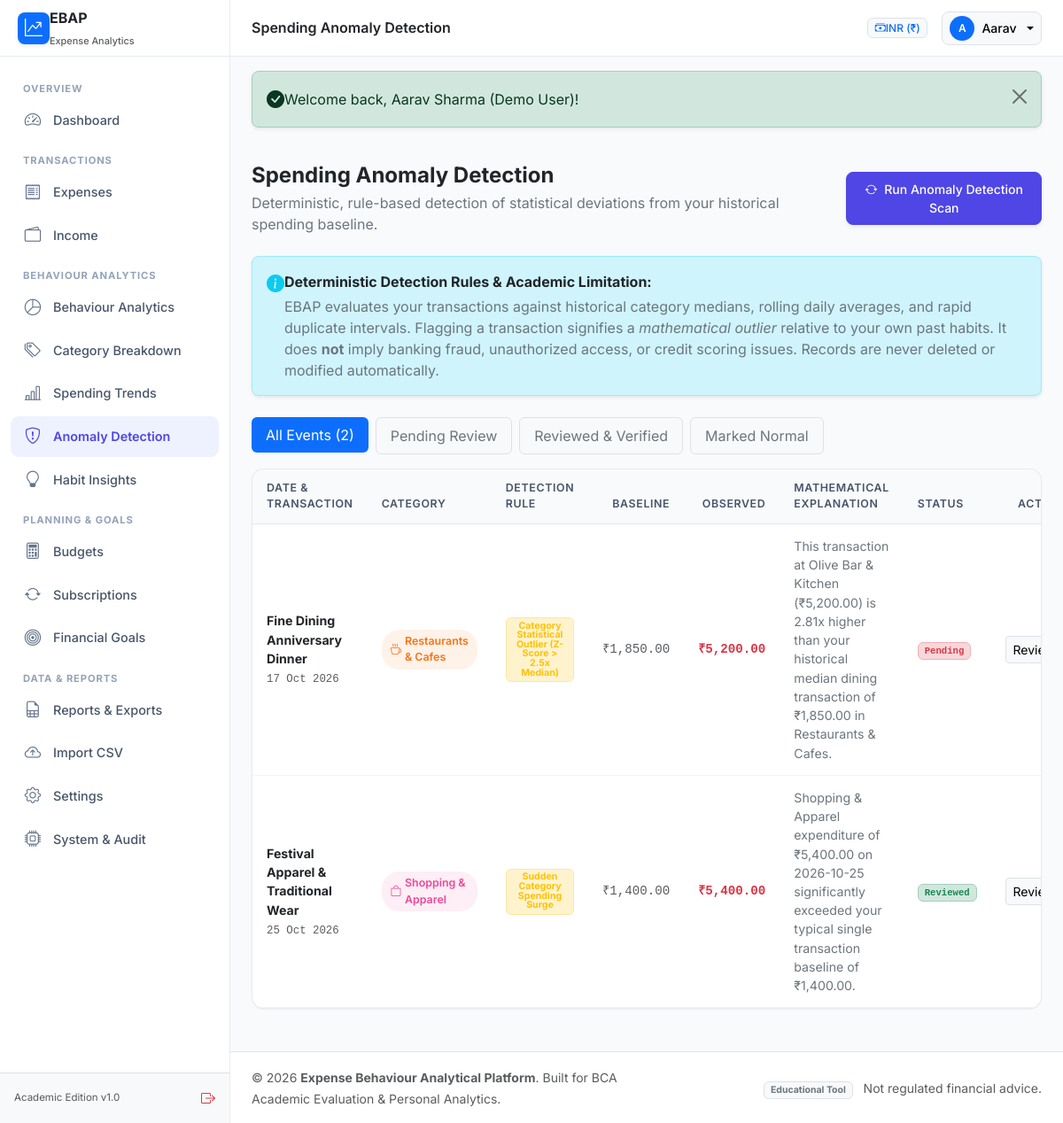
/analytics/anomalies.php (signed in), run on the app's committed database.
### tables this page shows
CREATE TABLE `anomaly_reviews` (
    `id` INT AUTO_INCREMENT PRIMARY KEY,
    `user_id` INT NOT NULL,
    `expense_id` INT NULL,
    `category_id` INT NULL,
    `detection_method` VARCHAR(100) NOT NULL,
    `baseline_value` DECIMAL(12, 2) NOT NULL,
    `observed_value` DECIMAL(12, 2) NOT NULL,
    `explanation` TEXT NOT NULL,
    `review_status` ENUM('pending', 'reviewed', 'dismissed', 'false_positive') NOT NULL DEFAULT 'pending',
    `created_at` TIMESTAMP NOT NULL DEFAULT CURRENT_TIMESTAMP,
    `reviewed_at` TIMESTAMP NULL,
    FOREIGN KEY (`user_id`) REFERENCES `users`(`id`) ON DELETE CASCADE,
    FOREIGN KEY (`expense_id`) REFERENCES `expenses`(`id`) ON DELETE CASCADE,
    FOREIGN KEY (`category_id`) REFERENCES `expense_categories`(`id`) ON DELETE SET NULL,
    INDEX `idx_anom_user_status` (`user_id`, `review_status`)
);

CREATE TABLE `expenses` (
    `id` INT AUTO_INCREMENT PRIMARY KEY,
    `user_id` INT NOT NULL,
    `category_id` INT NOT NULL,
    `title` VARCHAR(200) NOT NULL,
    `amount` DECIMAL(12, 2) NOT NULL,
    `transaction_date` DATE NOT NULL,
    `payment_method` ENUM('Cash', 'UPI', 'Credit Card', 'Debit Card', 'Net Banking', 'Cheque', 'Other') NOT NULL DEFAULT 'UPI',
    `merchant` VARCHAR(150) NULL,
    `description` TEXT NULL,
    `is_recurring` TINYINT(1) NOT NULL DEFAULT 0,
    `recurring_expense_id` INT NULL,
    `import_reference` VARCHAR(100) NULL,
    `created_at` TIMESTAMP NOT NULL DEFAULT CURRENT_TIMESTAMP,
    `updated_at` TIMESTAMP NOT NULL DEFAULT CURRENT_TIMESTAMP ON UPDATE CURRENT_TIMESTAMP,
    FOREIGN KEY (`user_id`) REFERENCES `users`(`id`) ON DELETE CASCADE,
    FOREIGN KEY (`category_id`) REFERENCES `expense_categories`(`id`) ON DELETE RESTRICT,
    INDEX `idx_expenses_user_date` (`user_id`, `transaction_date`),
    INDEX `idx_expenses_user_cat` (`user_id`, `category_id`),
    INDEX `idx_expenses_payment` (`payment_method`),
    INDEX `idx_expenses_recurring` (`is_recurring`)
);

CREATE TABLE `expense_categories` (
    `id` INT AUTO_INCREMENT PRIMARY KEY,
    `user_id` INT NULL,
    `category_name` VARCHAR(100) NOT NULL,
    `category_icon` VARCHAR(50) NOT NULL DEFAULT 'bi-tag',
    `category_color` VARCHAR(20) NOT NULL DEFAULT '#4f46e5',
    `is_essential` TINYINT(1) NOT NULL DEFAULT 0,
    `status` ENUM('active', 'inactive') NOT NULL DEFAULT 'active',
    `created_at` TIMESTAMP NOT NULL DEFAULT CURRENT_TIMESTAMP,
    FOREIGN KEY (`user_id`) REFERENCES `users`(`id`) ON DELETE CASCADE,
    INDEX `idx_expcat_user_status` (`user_id`, `status`),
    INDEX `idx_expcat_essential` (`is_essential`)
);

### includes/functions.php (called while the page is built, shortened)
<?php
require_once __DIR__ . '/../config/app.php';
function e(?string $string): string {
    return htmlspecialchars($string ?? '', ENT_QUOTES, 'UTF-8');
}
function url(string $path = ''): string {
    $path = ltrim($path, '/');
    return APP_URL . ($path ? '/' . $path : '');
}
function formatDate(?string $date, string $format = 'd M Y'): string {
    try {
        $dt = new DateTime($date);
        return $dt->format($format);
    } catch (Exception $e) {
        return htmlspecialchars($date);
    }
}

### config/database.php (called while the page is built, shortened)
<?php
require_once __DIR__ . '/app.php';
class Database {
    private static ?PDO $instance = null;
    private static function loadEnv(): array {
        $envFile = ROOT_PATH . '/.env';
        $env = [];
        return $env;
    }
    public static function getConnection(): PDO {
        if (self::$instance === null) {
            $env = self::loadEnv();
            $host = $env['DB_HOST'] ?? '127.0.0.1';
            $port = $env['DB_PORT'] ?? '3306';
            $dbname = $env['DB_NAME'] ?? 'expense_behaviour_analytics';
            $user = $env['DB_USER'] ?? 'root';
            $pass = $env['DB_PASS'] ?? '';
            $charset = 'utf8mb4';
            $dsn = "mysql:host={$host};port={$port};dbname={$dbname};charset={$charset}";
            $options = [
                PDO::ATTR_ERRMODE            => PDO::ERRMODE_EXCEPTION,
                PDO::ATTR_DEFAULT_FETCH_MODE => PDO::FETCH_ASSOC,
                PDO::ATTR_EMULATE_PREPARES   => false,
                PDO::MYSQL_ATTR_INIT_COMMAND => "SET NAMES {$charset} COLLATE utf8mb4_unicode_ci"
            ];
            try {
                self::$instance = new PDO($dsn, $user, $pass, $options);
            } catch (PDOException $e) {
                error_log("Database connection error: " . $e->getMessage());
                die("
                    <div style='font-family: system-ui, sans-serif; max-width: 600px; margin: 50px auto; padding: 24px; border: 1px solid #f87171; border-radius: 8px; background-color: #fef2f2; color: #991b1b;'>
                        <h2 style='margin-top:0;'>Database Connection Error</h2>
                        <p>Could not connect to the MySQL database. Please verify that:</p>
                        <ul>
                            <li>XAMPP MySQL is started in the XAMPP Control Panel.</li>
                            <li>The database <code>expense_behaviour_analytics</code> exists.</li>
                            <li>You have imported <code>database/schema.sql</code> and <code>database/seed.sql</code>.</li>
                        </ul>
                        <p><small>System message: " . htmlspecialchars($e->getMessage()) . "</small></p>
                    </div>
                ");
            }
        }
        return self::$instance;
    }
}
function getDBConnection(): PDO {
    return Database::getConnection();
}

### includes/auth.php (called while the page is built, shortened)
<?php
require_once __DIR__ . '/../config/app.php';
require_once __DIR__ . '/../config/database.php';
function isLoggedIn(): bool {
    return !empty($_SESSION['user_id']) && !empty($_SESSION['user']);
}
function getAuthUserId(): int {
    return (int)$_SESSION['user_id'];
}
function getAuthCurrency(): string {
    return $_SESSION['user']['preferred_currency'] ?? DEFAULT_CURRENCY;
}
function getCurrencySymbol(?string $currency = null): string {
    global $currencySymbols;
    $curr = $currency ?? getAuthCurrency();
    return $currencySymbols[$curr] ?? $curr . ' ';
}
function formatCurrency(float|int|string|null $amount, ?string $currency = null): string {
    $num = (float)($amount ?? 0);
    $curr = $currency ?? getAuthCurrency();
    $symbol = getCurrencySymbol($curr);
    return $symbol . number_format($num, 2);
}

### services/AnomalyDetectionService.php (called while the page is built, shortened)
<?php
require_once __DIR__ . '/../config/database.php';
require_once __DIR__ . '/../includes/auth.php';
class AnomalyDetectionService {
    private PDO $db;
    public function __construct(?PDO $db = null) {
        $this->db = $db ?? getDBConnection();
    }
    public function getAnomalies(int $userId, ?string $status = null): array {
        $where = ['a.user_id = :uid'];
        $params = [':uid' => $userId];
        $whereClause = implode(' AND ', $where);
        $stmt = $this->db->prepare("
            SELECT a.*, e.title as expense_title, e.transaction_date, e.payment_method, e.merchant,
                   c.category_name, c.category_icon, c.category_color
            FROM anomaly_reviews a
            LEFT JOIN expenses e ON a.expense_id = e.id
            LEFT JOIN expense_categories c ON a.category_id = c.id
            WHERE {$whereClause}
            ORDER BY (a.review_status = 'pending') DESC, a.created_at DESC
        ");
        $stmt->execute($params);
        return $stmt->fetchAll();
    }
}

### config/app.php (called while the page is built, shortened)
<?php
$currencySymbols = [
    'INR' => '₹',
    'USD' => '$',
    'EUR' => '€',
    'GBP' => '£',
    'JPY' => '¥',
    'CAD' => 'CA$',
    'AUD' => 'A$'
];

### analytics/anomalies.php (the view, shortened to what this page needs)
<?php
require_once __DIR__ . '/../config/app.php';
require_once __DIR__ . '/../includes/auth.php';
require_once __DIR__ . '/../includes/functions.php';
require_once __DIR__ . '/../services/AnomalyDetectionService.php';
$userId = getAuthUserId();
$anomalyService = new AnomalyDetectionService();
$statusFilter = $_GET['status'] ?? null;
$anomalies = $anomalyService->getAnomalies($userId, $statusFilter);
require_once __DIR__ . '/../includes/header.php';
?>
<div class="d-flex flex-column flex-md-row justify-content-between align-items-md-center gap-3 mb-4">
    <div>
        <h4 class="fw-bold text-dark mb-1">Spending Anomaly Detection</h4>
        <p class="text-secondary fs-7 mb-0">Deterministic, rule-based detection of statistical deviations from your historical spending baseline.</p>
    </div>
    <form method="POST" action="<?= url('analytics/anomalies.php') ?>" class="d-flex gap-2">
        <button type="submit" class="btn btn-sm btn-ebap shadow-sm">
            <i class="bi bi-arrow-repeat me-1"></i> Run Anomaly Detection Scan
        </button>
    </form>
</div>
<div class="alert alert-info border border-info-subtle bg-info-subtle shadow-sm rounded-3 p-3.5 mb-4">
    <div class="d-flex align-items-start gap-2.5 fs-7 text-dark">
        <i class="bi bi-info-circle-fill text-info fs-5 mt-0.5"></i>
        <div>
            <strong>Deterministic Detection Rules & Academic Limitation:</strong>
            <p class="mb-0 text-secondary mt-1">
                EBAP evaluates your transactions against historical category medians, rolling daily averages, and rapid duplicate intervals.
                Flagging a transaction signifies a <em>mathematical outlier</em> relative to your own past habits. It does <strong>not</strong> imply banking fraud, unauthorized access, or credit scoring issues. Records are never deleted or modified automatically.
            </p>
        </div>
    </div>
</div>
<ul class="nav nav-pills mb-3 gap-2">
    <li class="nav-item">
        <a class="nav-link btn-sm <?= empty($statusFilter) ? 'active' : 'bg-light text-secondary border' ?>" href="<?= url('analytics/anomalies.php') ?>">
            All Events (<?= count($anomalies) ?>)
        </a>
    </li>
    <li class="nav-item">
        <a class="nav-link btn-sm <?= $statusFilter === 'pending' ? 'active' : 'bg-light text-secondary border' ?>" href="<?= url('analytics/anomalies.php?status=pending') ?>">
            Pending Review
        </a>
    </li>
    <li class="nav-item">
        <a class="nav-link btn-sm <?= $statusFilter === 'reviewed' ? 'active' : 'bg-light text-secondary border' ?>" href="<?= url('analytics/anomalies.php?status=reviewed') ?>">
            Reviewed & Verified
        </a>
    </li>
    <li class="nav-item">
        <a class="nav-link btn-sm <?= $statusFilter === 'false_positive' ? 'active' : 'bg-light text-secondary border' ?>" href="<?= url('analytics/anomalies.php?status=false_positive') ?>">
            Marked Normal
        </a>
    </li>
</ul>
<div class="ebap-table-container mb-4">
    <?php if (empty($anomalies)): ?>
        <div class="text-center py-5">
            <i class="bi bi-shield-check fs-1 text-success d-block mb-2"></i>
            <h6 class="fw-semibold text-dark">No Anomalies Detected in Filtered View</h6>
            <p class="text-muted fs-7 mb-0">Your spending records conform closely with your historical category medians and typical transaction sizes.</p>
        </div>
    <?php else: ?>
        <div class="table-responsive">
            <table class="table ebap-table align-middle">
                <thead>
                    <tr>
                        <th>Date & Transaction</th>
                        <th>Category</th>
                        <th>Detection Rule</th>
                        <th class="text-end">Baseline</th>
                        <th class="text-end">Observed</th>
                        <th>Mathematical Explanation</th>
                        <th>Status</th>
                        <th class="text-center">Action</th>
                    </tr>
                </thead>
                <tbody>
                    <?php foreach ($anomalies as $a): ?>
                        <tr>
                            <td>
                                <strong class="text-dark d-block"><?= e($a['expense_title'] ?? 'Category Event') ?></strong>
                                <small class="text-muted font-monospace fs-7"><?= formatDate($a['transaction_date'] ?? $a['created_at']) ?></small>
                            </td>
                            <td>
                                <?php if (!empty($a['category_name'])): ?>
                                    <span class="category-badge" style="background-color: <?= e($a['category_color']) ?>18; color: <?= e($a['category_color']) ?>;">
                                        <i class="bi <?= e($a['category_icon']) ?> me-1"></i> <?= e($a['category_name']) ?>
                                    </span>
                                <?php else: ?>
                                    <span class="text-muted">—</span>
                                <?php endif; ?>
                            </td>
                            <td>
                                <span class="badge bg-warning-subtle text-warning border border-warning-subtle text-wrap" style="max-width: 150px;">
                                    <?= e($a['detection_method']) ?>
                                </span>
                            </td>
                            <td class="text-end font-monospace text-muted fs-7">
                                <?= formatCurrency($a['baseline_value']) ?>
                            </td>
                            <td class="text-end font-monospace fw-bold text-danger">
                                <?= formatCurrency($a['observed_value']) ?>
                            </td>
                            <td style="max-width: 320px;" class="fs-7 text-secondary">
                                <?= e($a['explanation']) ?>
                            </td>
                            <td>
                                <?php
                                $badgeClass = match ($a['review_status']) {
                                    'pending' => 'bg-danger-subtle text-danger border border-danger-subtle',
                                    'reviewed' => 'bg-success-subtle text-success border border-success-subtle',
                                    'false_positive' => 'bg-secondary-subtle text-secondary border',
                                    default => 'bg-light text-dark border'
                                };
                                ?>
                                <span class="badge <?= $badgeClass ?> font-monospace">
                                    <?= ucfirst(str_replace('_', ' ', $a['review_status'])) ?>
                                </span>
                            </td>
                            <td class="text-center">
                                <div class="dropdown">
                                    <button class="btn btn-sm btn-light border dropdown-toggle" type="button" data-bs-toggle="dropdown">
                                        Review
                                    </button>
                                </div>
                            </td>
                        </tr>
                    <?php endforeach; ?>
                </tbody>
            </table>
        </div>
    <?php endif; ?>
</div>
<?php require_once __DIR__ . '/../includes/footer.php'; ?>

### data on the page
anomaly_reviews: expense.title "Fine Dining Anniversary Dinner", expense.transaction_date "17 Oct 2026", category.category_name "Restaurants & Cafes", detection_method "Category Statistical Outlier (Z-Score > 2.5x Median)", baseline_value "₹1,850.00", observed_value "₹5,200.00", explanation "This transaction at Olive Bar & Kitchen (₹5,200.00) is 2.81x higher than your historical median dining transaction of ₹1,850.00 in Restaurants & Cafes.", review_status "Pending"
anomaly_reviews: expense.title "Festival Apparel & Traditional Wear", expense.transaction_date "25 Oct 2026", category.category_name "Shopping & Apparel", detection_method "Sudden Category Spending Surge", baseline_value "₹1,400.00", observed_value "₹5,400.00", explanation "Shopping & Apparel expenditure of ₹5,400.00 on 2026-10-25 significantly exceeded your typical single transaction baseline of ₹1,400.00.", review_status "Reviewed"

### other printed values
$pageTitle "Spending Anomaly Detection"
$currency "INR"
getCurrencySymbol($currency) "₹"
substr($user['full_name'] ?? 'U', 0, 1) "A"
explode(' ', $user['full_name'] ?? 'User')[0] "Aarav"
$msg "Welcome back, Aarav Sharma (Demo User)!"
count($anomalies) "2"
APP_NAME "Expense Behaviour Analytical Platform"
